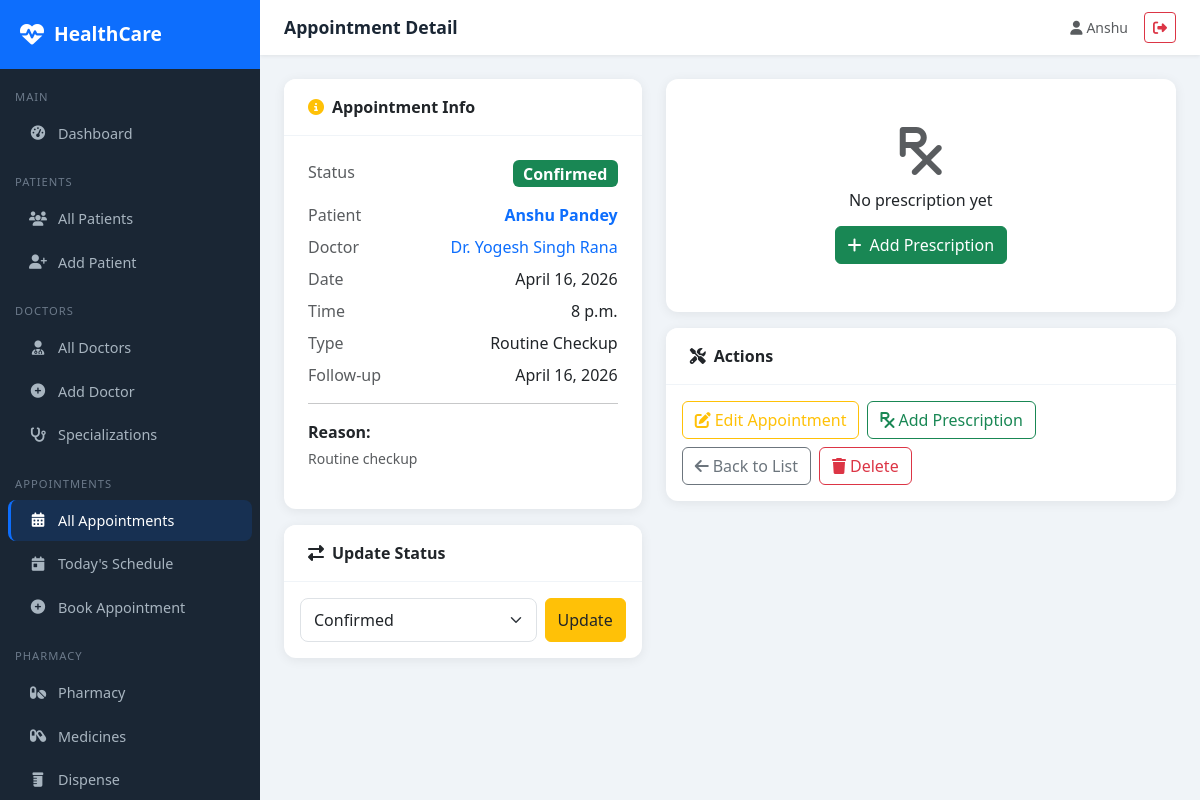
Page /appointments/1/ (signed in) on the committed database.
### appointments/models.py (models this page shows, shortened)
class Appointment(models.Model):
    STATUS_CHOICES = [
        ('scheduled', 'Scheduled'),
        ('confirmed', 'Confirmed'),
        ('completed', 'Completed'),
        ('cancelled', 'Cancelled'),
        ('no_show', 'No Show'),
    ]
    TYPE_CHOICES = [
        ('consultation', 'Consultation'),
        ('follow_up', 'Follow Up'),
        ('emergency', 'Emergency'),
        ('routine_checkup', 'Routine Checkup'),
        ('lab_test', 'Lab Test'),
        ('surgery', 'Surgery'),
    ]
    patient = models.ForeignKey(Patient, on_delete=models.CASCADE, related_name='appointments')
    doctor = models.ForeignKey(Doctor, on_delete=models.CASCADE, related_name='appointments')
    appointment_date = models.DateField()
    appointment_time = models.TimeField()
    appointment_type = models.CharField(max_length=30, choices=TYPE_CHOICES, default='consultation')
    status = models.CharField(max_length=20, choices=STATUS_CHOICES, default='scheduled')
    reason = models.TextField(blank=True)
    notes = models.TextField(blank=True)
    follow_up_date = models.DateField(null=True, blank=True)
    created_at = models.DateTimeField(auto_now_add=True)
    updated_at = models.DateTimeField(auto_now=True)
    class Meta:
        ordering = ['-appointment_date', '-appointment_time']

### patients/models.py (models this page shows, shortened)
class Patient(models.Model):
    BLOOD_GROUP_CHOICES = [
        ('A+', 'A+'), ('A-', 'A-'), ('B+', 'B+'), ('B-', 'B-'),
        ('O+', 'O+'), ('O-', 'O-'), ('AB+', 'AB+'), ('AB-', 'AB-'),
    ]
    GENDER_CHOICES = [('M', 'Male'), ('F', 'Female'), ('O', 'Other')]
    user = models.OneToOneField(User, on_delete=models.SET_NULL, null=True, blank=True)
    first_name = models.CharField(max_length=100)
    last_name = models.CharField(max_length=100)
    date_of_birth = models.DateField()
    gender = models.CharField(max_length=1, choices=GENDER_CHOICES)
    blood_group = models.CharField(max_length=3, choices=BLOOD_GROUP_CHOICES, blank=True)
    phone = models.CharField(max_length=15)
    email = models.EmailField(blank=True)
    address = models.TextField()
    emergency_contact_name = models.CharField(max_length=100, blank=True)
    emergency_contact_phone = models.CharField(max_length=15, blank=True)
    allergies = models.TextField(blank=True, help_text="List known allergies")
    chronic_conditions = models.TextField(blank=True)
    insurance_provider = models.CharField(max_length=100, blank=True)
    insurance_id = models.CharField(max_length=50, blank=True)
    created_at = models.DateTimeField(auto_now_add=True)
    updated_at = models.DateTimeField(auto_now=True)
    def __str__(self):
        return f"{self.first_name} {self.last_name}"

### doctors/models.py (models this page shows, shortened)
class Doctor(models.Model):
    user = models.OneToOneField(User, on_delete=models.SET_NULL, null=True, blank=True)
    first_name = models.CharField(max_length=100)
    last_name = models.CharField(max_length=100)
    specialization = models.ForeignKey(Specialization, on_delete=models.SET_NULL, null=True)
    qualification = models.CharField(max_length=200)
    experience_years = models.IntegerField(default=0)
    phone = models.CharField(max_length=15)
    email = models.EmailField()
    license_number = models.CharField(max_length=50, unique=True)
    consultation_fee = models.DecimalField(max_digits=8, decimal_places=2, default=0)
    available_days = models.CharField(max_length=100, blank=True, help_text="e.g. Mon,Tue,Wed")
    available_time_start = models.TimeField(null=True, blank=True)
    available_time_end = models.TimeField(null=True, blank=True)
    bio = models.TextField(blank=True)
    is_active = models.BooleanField(default=True)
    created_at = models.DateTimeField(auto_now_add=True)
    def __str__(self):
        return f"Dr. {self.first_name} {self.last_name}"

### appointments/views.py (the view)
# urls.py: path('<int:pk>/', views.appointment_detail, name='appointment_detail'),
@login_required
def appointment_detail(request, pk):
    appointment = get_object_or_404(Appointment, pk=pk)
    try:
        prescription = appointment.prescription
    except Prescription.DoesNotExist:
        prescription = None
    return render(request, 'appointments/appointment_detail.html', {
        'appointment': appointment, 'prescription': prescription
    })

### templates/appointments/appointment_detail.html (shortened to what this page needs)
{% extends 'base/base.html' %}
{% block page_title %}Appointment Detail{% endblock %}
{% block content %}
<div class="row g-4">
    <div class="col-md-5">
        <div class="card mb-3">
            <div class="card-header py-3 px-4"><i class="fas fa-info-circle text-warning me-2"></i>Appointment Info</div>
            <div class="card-body p-4">
                <div class="mb-3 d-flex justify-content-between">
                    <span class="text-muted">Status</span>
                    <span class="badge badge-status-{{ appointment.status }} fs-6">{{ appointment.get_status_display }}</span>
                </div>
                <div class="mb-2 d-flex justify-content-between"><span class="text-muted">Patient</span><a href="{% url 'patient_detail' appointment.patient.pk %}" class="fw-semibold text-decoration-none">{{ appointment.patient }}</a></div>
                <div class="mb-2 d-flex justify-content-between"><span class="text-muted">Doctor</span><a href="{% url 'doctor_detail' appointment.doctor.pk %}" class="text-decoration-none">{{ appointment.doctor }}</a></div>
                <div class="mb-2 d-flex justify-content-between"><span class="text-muted">Date</span><span>{{ appointment.appointment_date }}</span></div>
                <div class="mb-2 d-flex justify-content-between"><span class="text-muted">Time</span><span>{{ appointment.appointment_time }}</span></div>
                <div class="mb-2 d-flex justify-content-between"><span class="text-muted">Type</span><span>{{ appointment.get_appointment_type_display }}</span></div>
                {% if appointment.follow_up_date %}
                <div class="mb-2 d-flex justify-content-between"><span class="text-muted">Follow-up</span><span>{{ appointment.follow_up_date }}</span></div>
                {% endif %}
                {% if appointment.reason %}
                <hr><strong>Reason:</strong><p class="text-muted small mt-1">{{ appointment.reason }}</p>
                {% endif %}
            </div>
        </div>
        <div class="card">
            <div class="card-header py-3 px-4"><i class="fas fa-exchange-alt me-2"></i>Update Status</div>
            <div class="card-body">
                <form method="post" action="{% url 'update_status' appointment.pk %}">
                    <div class="d-flex gap-2">
                        <select name="status" class="form-select">
                            {% for val, label in appointment.STATUS_CHOICES %}
                            <option value="{{ val }}" {% if appointment.status == val %}selected{% endif %}>{{ label }}</option>
                            {% endfor %}
                        </select>
                        <button type="submit" class="btn btn-warning text-dark">Update</button>
                    </div>
                </form>
            </div>
        </div>
    </div>
    <div class="col-md-7">
        {% if prescription %}
        <div class="card mb-3">
            <div class="card-header py-3 px-4 d-flex justify-content-between align-items-center">
                <span><i class="fas fa-prescription text-success me-2"></i>Prescription</span>
                <small class="text-muted">Issued: {{ prescription.issued_date }} {% if prescription.valid_until %}| Valid till: {{ prescription.valid_until }}{% endif %}</small>
            </div>
            <div class="card-body">
                {% if prescription.notes %}<p class="text-muted small"><strong>Notes:</strong> {{ prescription.notes }}</p>{% endif %}
                <div class="table-responsive">
                    <table class="table table-sm">
                        <thead><tr><th>Medicine</th><th>Dosage</th><th>Frequency</th><th>Duration</th><th>Instructions</th></tr></thead>
                        <tbody>
                        {% for item in prescription.items.all %}
                        <tr>
                            <td class="fw-semibold">{{ item.medicine_name }}</td>
                            <td>{{ item.dosage }}</td>
                            <td>{{ item.frequency }}</td>
                            <td>{{ item.duration }}</td>
                            <td><small>{{ item.instructions|default:"-" }}</small></td>
                        </tr>
                        {% empty %}
                        <tr><td colspan="5" class="text-muted text-center">No medicines listed.</td></tr>
                        {% endfor %}
                        </tbody>
                    </table>
                </div>
            </div>
        </div>
        {% else %}
        <div class="card">
            <div class="card-body text-center py-5">
                <i class="fas fa-prescription fa-3x text-muted mb-3"></i>
                <h6>No prescription yet</h6>
                <a href="{% url 'add_prescription' appointment.pk %}" class="btn btn-success mt-2"><i class="fas fa-plus me-2"></i>Add Prescription</a>
            </div>
        </div>
        {% endif %}
        <div class="card mt-3">
            <div class="card-header py-3 px-4"><i class="fas fa-tools me-2"></i>Actions</div>
            <div class="card-body">
                <div class="d-flex flex-wrap gap-2">
                    <a href="{% url 'appointment_update' appointment.pk %}" class="btn btn-outline-warning"><i class="fas fa-edit me-1"></i>Edit Appointment</a>
                    {% if not prescription %}
                    <a href="{% url 'add_prescription' appointment.pk %}" class="btn btn-outline-success"><i class="fas fa-prescription me-1"></i>Add Prescription</a>
                    {% endif %}
                    <a href="{% url 'appointment_list' %}" class="btn btn-outline-secondary"><i class="fas fa-arrow-left me-1"></i>Back to List</a>
                    <a href="{% url 'appointment_delete' appointment.pk %}" class="btn btn-outline-danger"><i class="fas fa-trash me-1"></i>Delete</a>
                </div>
            </div>
        </div>
    </div>
</div>
{% endblock %}

### templates/base/base.html (shortened to what this page needs)
{% load static %}
<!DOCTYPE html>
<html lang="en">
<head>
    <link href="https://cdn.jsdelivr.net/npm/bootstrap@5.3.0/dist/css/bootstrap.min.css" rel="stylesheet">
    <link href="https://cdnjs.cloudflare.com/ajax/libs/font-awesome/6.4.0/css/all.min.css" rel="stylesheet">
    <link rel="stylesheet" href="{% static 'css/custom.css' %}">
</head>
<body>
{% if user.is_authenticated %}
<div class="sidebar">
    <div class="sidebar-brand">
        <i class="fas fa-heartbeat"></i>
        <span>HealthCare</span>
    </div>
    <nav class="mt-2">
        <div class="nav-section">Main</div>
        <a href="{% url 'dashboard' %}" class="nav-link {% if request.resolver_match.url_name == 'dashboard' %}active{% endif %}">
            <i class="fas fa-tachometer-alt"></i> Dashboard
        </a>
        <div class="nav-section">Patients</div>
        <a href="{% url 'patient_list' %}" class="nav-link {% if 'patient' in request.resolver_match.url_name %}active{% endif %}">
            <i class="fas fa-users"></i> All Patients
        </a>
        <a href="{% url 'patient_create' %}" class="nav-link">
            <i class="fas fa-user-plus"></i> Add Patient
        </a>
        <div class="nav-section">Doctors</div>
        <a href="{% url 'doctor_list' %}" class="nav-link {% if 'doctor' in request.resolver_match.url_name %}active{% endif %}">
            <i class="fas fa-user-md"></i> All Doctors
        </a>
        <a href="{% url 'doctor_create' %}" class="nav-link">
            <i class="fas fa-plus-circle"></i> Add Doctor
        </a>
        <a href="{% url 'specialization_list' %}" class="nav-link">
            <i class="fas fa-stethoscope"></i> Specializations
        </a>
        <div class="nav-section">Appointments</div>
        <a href="{% url 'appointment_list' %}" class="nav-link {% if 'appointment' in request.resolver_match.url_name %}active{% endif %}">
            <i class="fas fa-calendar-alt"></i> All Appointments
        </a>
        <a href="{% url 'today_appointments' %}" class="nav-link">
            <i class="fas fa-calendar-day"></i> Today's Schedule
        </a>
        <a href="{% url 'appointment_create' %}" class="nav-link">
            <i class="fas fa-plus-circle"></i> Book Appointment
        </a>
        <div class="nav-section">Pharmacy</div>
        <a href="{% url 'pharmacy_dashboard' %}" class="nav-link">
            <i class="fas fa-pills"></i> Pharmacy
        </a>
        <a href="{% url 'medicine_list' %}" class="nav-link">
            <i class="fas fa-capsules"></i> Medicines
        </a>
        <a href="{% url 'dispense_medicine' %}" class="nav-link">
            <i class="fas fa-prescription-bottle"></i> Dispense
        </a>
    </nav>
</div>
<div class="main-content">
    <div class="topbar">
        <span class="topbar-title">{% block page_title %}HealthCare Portal{% endblock %}</span>
        <div class="d-flex align-items-center gap-3">
            <span class="text-muted small"><i class="fas fa-user me-1"></i>{{ user.get_full_name|default:user.username }}</span>
            <a href="{% url 'logout' %}" class="btn btn-sm btn-outline-danger"><i class="fas fa-sign-out-alt"></i></a>
        </div>
    </div>
    <div class="page-content">
        {% block content %}{% endblock %}
    </div>
</div>
{% else %}
{% block public_content %}{% endblock %}
{% endif %}
</body>
</html>

### static/css/custom.css (style rules this page uses)
body { font-family: 'Segoe UI', Tahoma, Geneva, Verdana, sans-serif; }
.form-control, .form-select { border-radius: 8px; border: 1px solid #dee2e6; padding: 9px 13px; transition: border-color 0.2s, box-shadow 0.2s; }
.badge-status-confirmed { background: #198754; color: #fff; }
.sidebar .nav-link.active { border-left: 3px solid #0d6efd; padding-left: 17px; }

### templates/base/base.html (style rules this page uses)
:root { --primary: #0d6efd; --sidebar-bg: #1a2634; --sidebar-width: 260px; }
body { background: #f0f4f8; font-family: 'Segoe UI', sans-serif; }
.sidebar { position: fixed; top: 0; left: 0; height: 100vh; width: var(--sidebar-width); background: var(--sidebar-bg); z-index: 1000; overflow-y: auto; transition: all 0.3s; }
.sidebar-brand { padding: 20px; background: #0d6efd; color: white; font-size: 1.2rem; font-weight: 700; display: flex; align-items: center; gap: 10px; }
.sidebar-brand i { font-size: 1.5rem; }
.nav-section { padding: 10px 15px 5px; font-size: 0.7rem; color: #6c7a8a; text-transform: uppercase; letter-spacing: 1px; margin-top: 10px; }
.sidebar .nav-link { color: #a8b5c0; padding: 10px 20px; border-radius: 8px; margin: 2px 8px; display: flex; align-items: center; gap: 10px; font-size: 0.9rem; transition: all 0.2s; }
.sidebar .nav-link:hover, .sidebar .nav-link.active { background: rgba(13,110,253,0.15); color: #fff; }
.sidebar .nav-link i { width: 20px; text-align: center; }
.main-content { margin-left: var(--sidebar-width); min-height: 100vh; }
.topbar { background: #fff; padding: 12px 24px; box-shadow: 0 1px 4px rgba(0,0,0,0.08); display: flex; justify-content: space-between; align-items: center; position: sticky; top: 0; z-index: 999; }
.topbar-title { font-weight: 600; color: #1a2634; font-size: 1.1rem; }
.page-content { padding: 24px; }
.card { border: none; border-radius: 12px; box-shadow: 0 2px 12px rgba(0,0,0,0.07); }
.card-header { background: #fff; border-bottom: 1px solid #f0f4f8; border-radius: 12px 12px 0 0 !important; font-weight: 600; }
.badge-status-confirmed { background: #198754; }

### rows in the picture
Appointment: status "Confirmed", patient "Anshu Pandey", doctor "Dr. Yogesh Singh Rana", appointment_date "April 16, 2026", appointment_time "8 p.m.", appointment_type "Routine Checkup", follow_up_date "April 16, 2026", reason "Routine checkup"

### other values in the picture
{{ user.get_full_name|default:user.username }} "Anshu"
